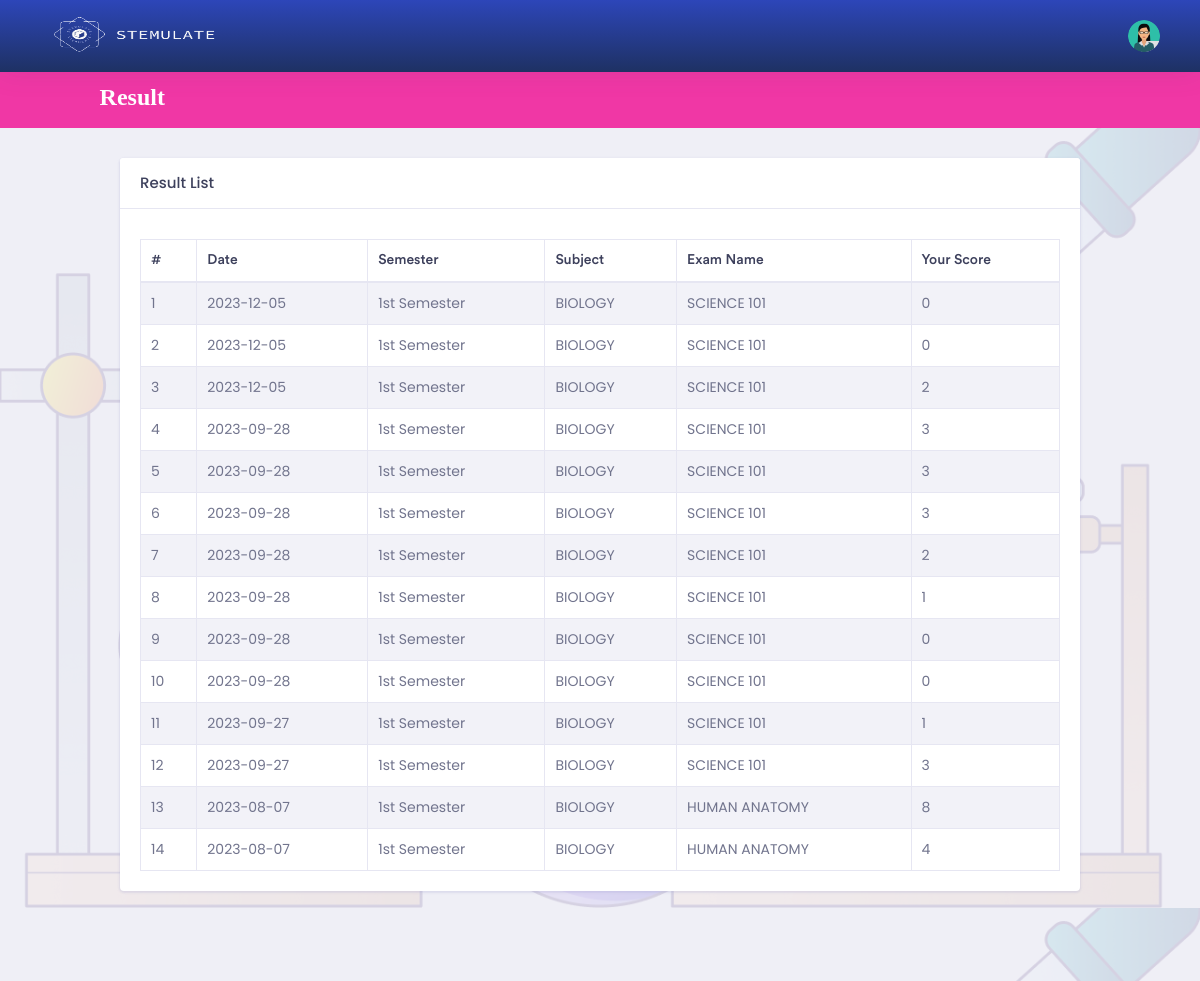
Before: /student/result.php (signed in) with the older database file.
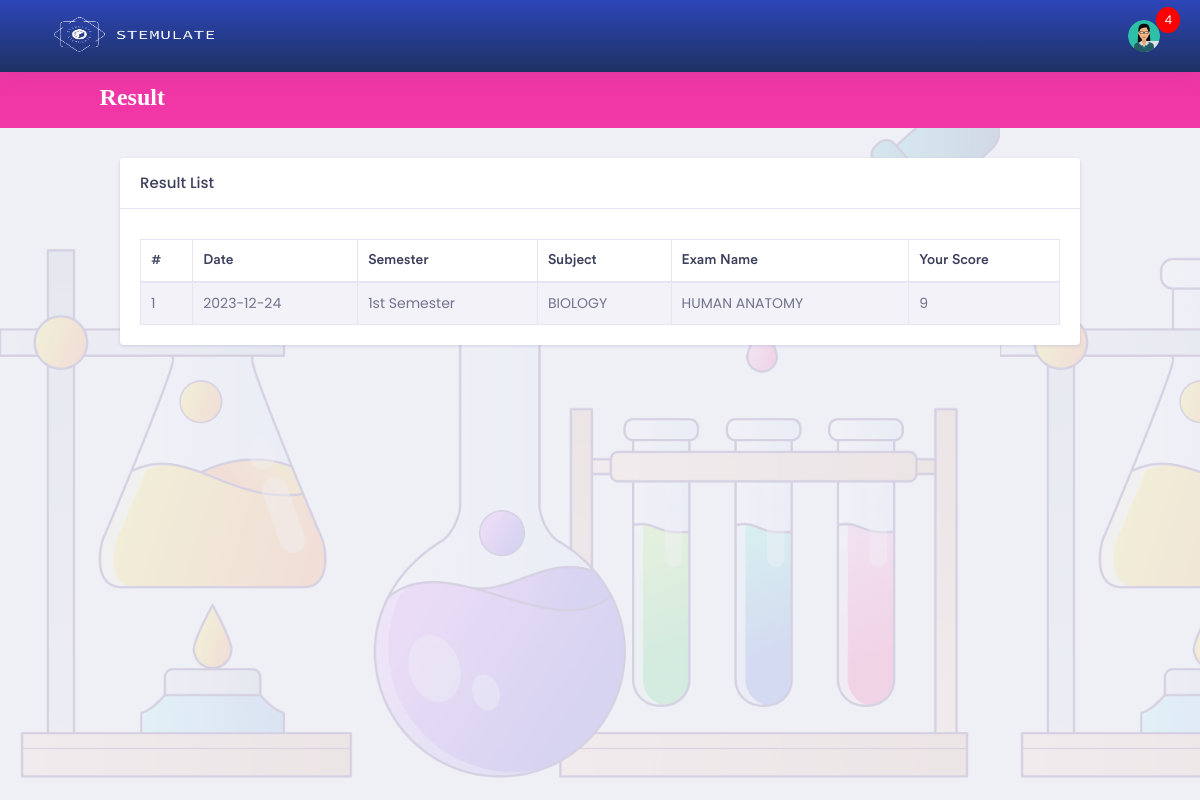
After: the same page with the newer database file.
### tables this page shows
CREATE TABLE `result_summery` (
  `id` int(11) NOT NULL,
  `student_id` int(11) NOT NULL,
  `exam_id` int(11) NOT NULL,
  `total_mark` varchar(10) NOT NULL,
  `your_mark` varchar(10) NOT NULL,
  `sts` int(11) NOT NULL,
  `unique_code` varchar(255) NOT NULL,
  `created_at` date NOT NULL DEFAULT current_timestamp(),
  `semester_id` int(11) NOT NULL,
  `subject_id` int(11) NOT NULL
);

CREATE TABLE `semester` (
  `id` int(11) NOT NULL,
  `name` varchar(255) NOT NULL,
  `status` int(11) NOT NULL,
  `admin_id` int(11) NOT NULL,
  `startDate` date DEFAULT NULL,
  `endDate` date DEFAULT NULL
);

CREATE TABLE `subject` (
  `id` int(11) NOT NULL,
  `semester_id` int(11) NOT NULL,
  `name` varchar(255) NOT NULL,
  `status` int(11) NOT NULL,
  `admin_id` int(11) NOT NULL,
  `startDate` date DEFAULT NULL,
  `endDate` date DEFAULT NULL
);

CREATE TABLE `exam` (
  `id` int(11) NOT NULL,
  `semester_id` int(11) NOT NULL,
  `subject_id` int(11) NOT NULL,
  `name` varchar(255) NOT NULL,
  `status` int(11) NOT NULL,
  `admin_id` int(11) NOT NULL,
  `duration` int(11) DEFAULT NULL,
  `question_mark` int(11) DEFAULT NULL,
  `total_mark` int(11) DEFAULT NULL,
  `total_question` int(11) NOT NULL,
  `startDate` date DEFAULT NULL,
  `endDate` date DEFAULT NULL
);

### student/result.php (the view, shortened to what the changed rows need)
<?php
    if ($_SESSION['p'] != "") {
?>
<!doctype html>
<html lang="en">
<head>
    <?php include 'head.php'; ?>
</head>
<body>
    <div class="dashboard-main-wrapper">
         <div class="dashboard-header">
            <?php include 'header.php';  ?>
        </div>
        <div class="dashboard-wrapper">
            <div class="container-fluid  dashboard-content">
                <div class="row">
                    <div class="col-xl-12 col-lg-12 col-md-12 col-sm-12 col-12">
                        <div class="card">
                            <div class="card-body">
                                <div class="table-responsive">
                                    <table class="table table-striped table-bordered">
                                        <thead>
                                            <tr>
                                                <th>#</th>
                                                <th>Date</th>
                                                <th>Semester</th>
                                                <th>Subject</th>
                                                <th>Exam Name</th>
                                                <th>Your Score</th>
                                            </tr>
                                        </thead>
                                        <tbody>
                                            <?php
                                                $sl = 0;
                                                include 'db.php';
                                                $query = mysqli_query($link, "select * from result_summery where student_id = '$_SESSION[id]' and sts = '1' order by id desc ");
                                                while($data = mysqli_fetch_array($query)) {
                                            ?>
                                            <tr>
                                                <td><?php echo ++$sl; ?></td>
                                                <td><?php echo $data['created_at']; ?></td>
                                                <td>
                                                    <?php
                                                        $query2 = mysqli_query($link, "select * from semester where id = '$data[semester_id]'");
                                                        while($data2 = mysqli_fetch_array($query2)) {
                                                            echo $data2['name'];
                                                        }
                                                    ?>
                                                </td>
                                                <td>
                                                    <?php
                                                        $query2 = mysqli_query($link, "select * from subject where id = '$data[subject_id]'");
                                                            while($data2 = mysqli_fetch_array($query2)) {
                                                            echo $data2['name'];
                                                        }
                                                    ?>
                                                </td>
                                                <td>
                                                    <?php
                                                        $query2 = mysqli_query($link, "select * from exam where id = '$data[exam_id]'");
                                                        while($data2 = mysqli_fetch_array($query2)) {
                                                            echo $data2['name'];
                                                        }
                                                    ?>
                                                </td>
                                                <td><?php echo $data['your_mark']; ?></td>
                                            </tr>
                                            <?php } ?>
                                        </tbody>
                                    </table>
                                </div>
                            </div>
                        </div>
                    </div>
                </div>
            </div>
        </div>
    </div>
</body>
</html>
<?php
} else {
    echo "<script>";
    echo "self.location='index.php?msg=<font color=red>Please Login First.</font>';";
    echo "</script>";
}
?>

### student/header.php (shortened to what the changed rows need)
<nav class="navbar navbar-expand-lg bg-blue fixed-top">
    <div class="collapse navbar-collapse " id="navbarSupportedContent">
        <ul class="navbar-nav ml-auto navbar-right-top">
            <li class="nav-item dropdown nav-user">
            <a class="nav-link nav-user-img" href="#" id="navbarDropdownMenuLink2" data-toggle="dropdown" aria-haspopup="true" aria-expanded="false">
                <img src="<?php
                    $noImage = "assets/images/avatar-1.jpg";
                    if ($_SESSION['i']) {
                        echo $_SESSION['i'];
                    } else {
                        echo $noImage;
                    }
                ?>" alt="" class="user-avatar-md rounded-circle">
            </a>
            <?php
                include 'db.php';
                $admin_id = $_SESSION['id'];
                $selectQuery = "SELECT * FROM notification WHERE isread = 0 and student_id = $admin_id ";
                $result = mysqli_query($link, $selectQuery);
                if($result && mysqli_num_rows($result) > 0) {
            ?>
                <span class="notification-count"><?php echo mysqli_num_rows($result); ?></span>
            <?php } ?>
            </li>
        </ul>
    </div>
</nav>

Changed rows visible on the page:
removed result_summery: created_at "2023-12-05", your_mark "0", semester (name "1st Semester"), subject (name "BIOLOGY")
no longer on this page (row edited): exam: name "SCIENCE 101"
removed result_summery: created_at "2023-12-05", your_mark "0", semester (name "1st Semester"), subject (name "BIOLOGY")
removed result_summery: created_at "2023-12-05", your_mark "2", semester (name "1st Semester"), subject (name "BIOLOGY")
removed result_summery: created_at "2023-09-28", your_mark "3", semester (name "1st Semester"), subject (name "BIOLOGY")
removed result_summery: created_at "2023-09-28", your_mark "3", semester (name "1st Semester"), subject (name "BIOLOGY")
removed result_summery: created_at "2023-09-28", your_mark "3", semester (name "1st Semester"), subject (name "BIOLOGY")
removed result_summery: created_at "2023-09-28", your_mark "2", semester (name "1st Semester"), subject (name "BIOLOGY")
removed result_summery: created_at "2023-09-28", your_mark "1", semester (name "1st Semester"), subject (name "BIOLOGY")
removed result_summery: created_at "2023-09-28", your_mark "0", semester (name "1st Semester"), subject (name "BIOLOGY")
removed result_summery: created_at "2023-09-28", your_mark "0", semester (name "1st Semester"), subject (name "BIOLOGY")
removed result_summery: created_at "2023-09-27", your_mark "1", semester (name "1st Semester"), subject (name "BIOLOGY")
removed result_summery: created_at "2023-09-27", your_mark "3", semester (name "1st Semester"), subject (name "BIOLOGY")
removed result_summery: created_at "2023-08-07", your_mark "8", semester (name "1st Semester"), subject (name "BIOLOGY"), exam (name "HUMAN ANATOMY")
removed result_summery: created_at "2023-08-07", your_mark "4", semester (name "1st Semester"), subject (name "BIOLOGY"), exam (name "HUMAN ANATOMY")
added result_summery: created_at "2023-12-24", your_mark "9", semester (name "1st Semester"), subject (name "BIOLOGY"), exam (name "HUMAN ANATOMY")
Other visible differences:
mysqli_num_rows($result): (not shown) → "4"
